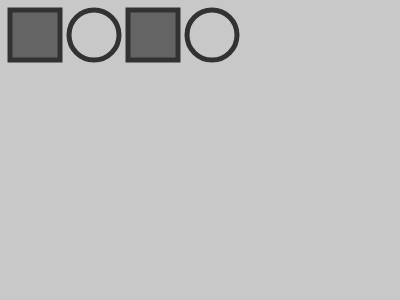
Frame 1 (no input)
Frame 60 (no input): identical to frame 1, image omitted
Frame 120 (the mouse pressed at the canvas centre since frame 60): identical to frame 1, image omitted

The p5.js sketch that drew this single still picture (run headless with seeded random() and noise() and a simulated clock; from frame 60 on, the mouse is pressed at the canvas centre):

// p5.js sketch
// ── sketch.js
function setup() {
  createCanvas(400, 300);
}

function draw() {
  background(200);

  // try to change the numbers below to see differences
  stroke(50) // dark gray color
  strokeWeight(5);
  fill(100); // light gray color
  // rect(x, y, width, height)
  rect(10, 10, 50, 50);

  fill(200); // white gray color
  // circle(x, y, diameter)
  circle(100 - 6, 35, 50);

  fill(100); // light gray color
  rect(120 + 8, 10, 50, 50);

  fill(200); // white gray color
  circle(210 + 2, 35, 50);
}
